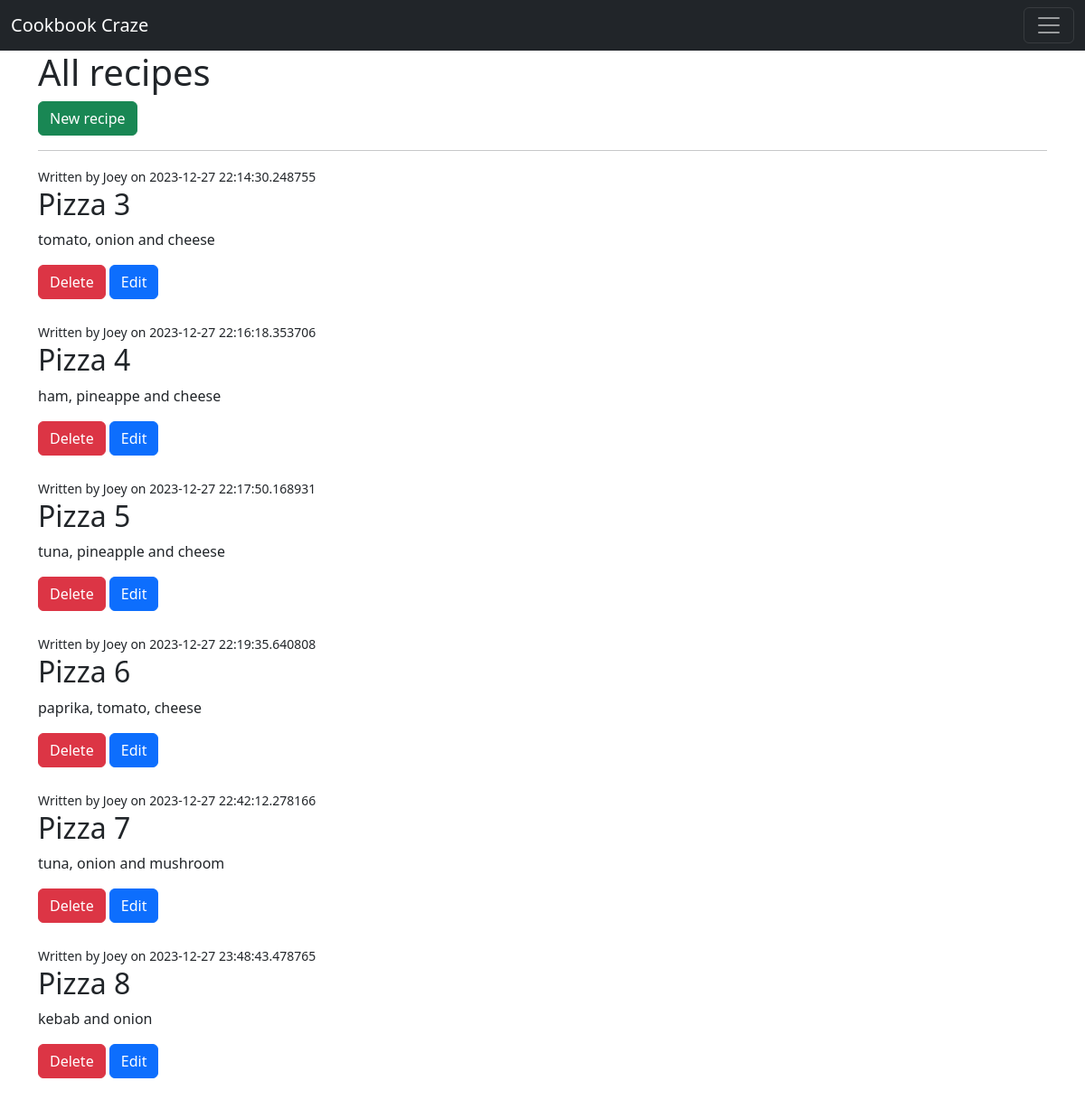
The app's page /recipes/ with its own data.
### app.py (models this page shows, shortened)
class Recipe(db.Model):
    __tablename__ = 'recipes'
    id = db.Column(db.Integer, primary_key=True)
    title = db.Column(db.String(100), nullable=False, unique=True)
    description = db.Column(db.Text, nullable=False)
    author = db.Column(db.String(50))
    date_posted = db.Column(db.DateTime, nullable=False, default=datetime.now)

### app.py (the view)
@app.route("/recipes/")
def recipes():
    all_recipes = Recipe.query.all()
    return render_template("recipes.html", recipes=all_recipes)

### templates/recipes.html (shortened to what this page needs)
{% extends 'base.html' %}
{% block body %}
	<h1>All recipes</h1>
  <a href="/recipes/new/" class="btn btn-success float-right">New recipe</a>
  <hr>
	{% for recipe in recipes %}
    {% if recipe.author %}
			<small>Written by {{recipe.author}} on {{ recipe.date_posted }}</small>
		{% else %}
			<small>Written by unknown on {{ recipe.date_posted }}</small>
		{% endif %}
		<h2>{{ recipe.title }}</h2>
		<p style="white-space: pre-wrap">{{ recipe.description }}</p>
    <a href='/recipes/delete/{{ recipe.id }}' class="btn btn-danger">Delete</a>
    <a href='/recipes/edit/{{ recipe.id }}' class="btn btn-primary">Edit</a><br><br>
{% endfor %}
{% endblock %}

### templates/base.html (shortened to what this page needs)
<!doctype html>
<html lang="en">
<head>
  <link href="https://cdn.jsdelivr.net/npm/bootstrap@5.3.2/dist/css/bootstrap.min.css" rel="stylesheet">
  <link rel="stylesheet" href="{{ url_for('static', filename='css/app.css') }}">
</head>
<body>
 <nav class="navbar navbar-dark bg-dark" aria-label="First navbar example">
    <div class="container-fluid">
      <a class="navbar-brand" href="#">Cookbook Craze</a>
      <button class="navbar-toggler" type="button" data-bs-toggle="collapse" data-bs-target="#navbarsExample01" aria-controls="navbarsExample01" aria-expanded="false" aria-label="Toggle navigation">
        <span class="navbar-toggler-icon"></span>
      </button>
    </div>
  </nav>
  <div class="container">
  {% block body %} {% endblock %}
  </div>
</body>
</html>

### static/css/app.css (style rules this page uses)
body { background-image: url('../pizza.jpg'); background-repeat: no-repeat; background-size: cover; }

### records on screen
Recipe: author "Joey", date_posted "2023-12-27 22:14:30.248755", title "Pizza 3", description "tomato, onion and cheese"
Recipe: author "Joey", date_posted "2023-12-27 22:16:18.353706", title "Pizza 4", description "ham, pineappe and cheese"
Recipe: author "Joey", date_posted "2023-12-27 22:17:50.168931", title "Pizza 5", description "tuna, pineapple and cheese"
Recipe: author "Joey", date_posted "2023-12-27 22:19:35.640808", title "Pizza 6", description "paprika, tomato, cheese"
Recipe: author "Joey", date_posted "2023-12-27 22:42:12.278166", title "Pizza 7", description "tuna, onion and mushroom"
Recipe: author "Joey", date_posted "2023-12-27 23:48:43.478765", title "Pizza 8", description "kebab and onion"
